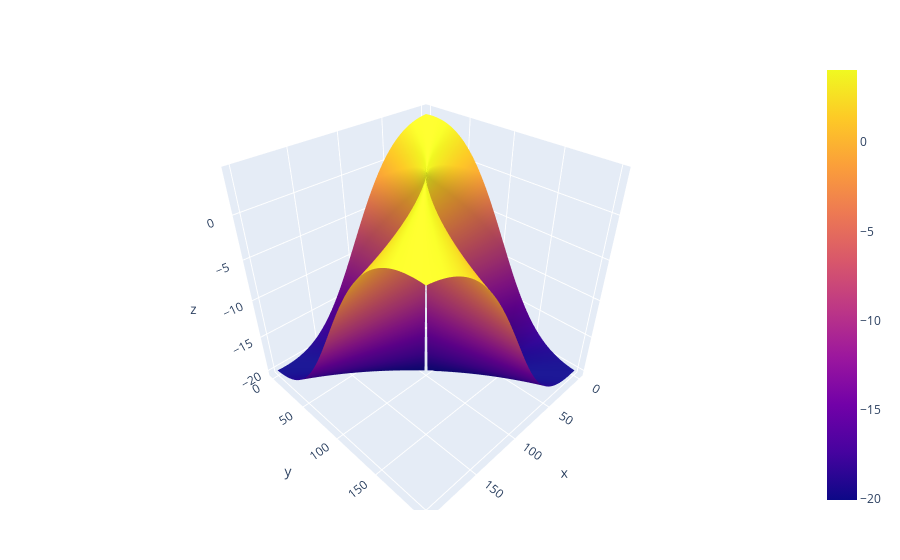

The notebook cell saved with this chart:
### Code cell
using PlotlyJS

density = 50

S = [-7 12;12 -9];

range = -2:1/density:2
sz = length(range)
qf_mat = zeros(sz,sz)

# Compute quadratic form for w vectors between [-2 -2] and [2 2] 
for (ii, w1) in enumerate(range)
    for (jj, w2) in enumerate(range)
        w = [w1,w2]
        qf = (w'S*w) / w'w
        qf_mat[ii,jj] = qf
    end
end

# Create a surface plot
surface_plot = surface(z=qf_mat)


PlotlyJS.plot(surface_plot)

### Figure 1 — Plotly figure (JSON) as saved in the notebook; plotly's stock layout.template omitted (floating-point values rounded to 4 significant figures; data arrays with more than 128 entries replaced by an {"elided": "..."} marker saying what was removed)
{"data": [{"type": "surface", "z": {"elided": "201x201 float values"}}], "layout": {"margin": {"b": 50, "l": 50, "r": 50, "t": 60}}}
